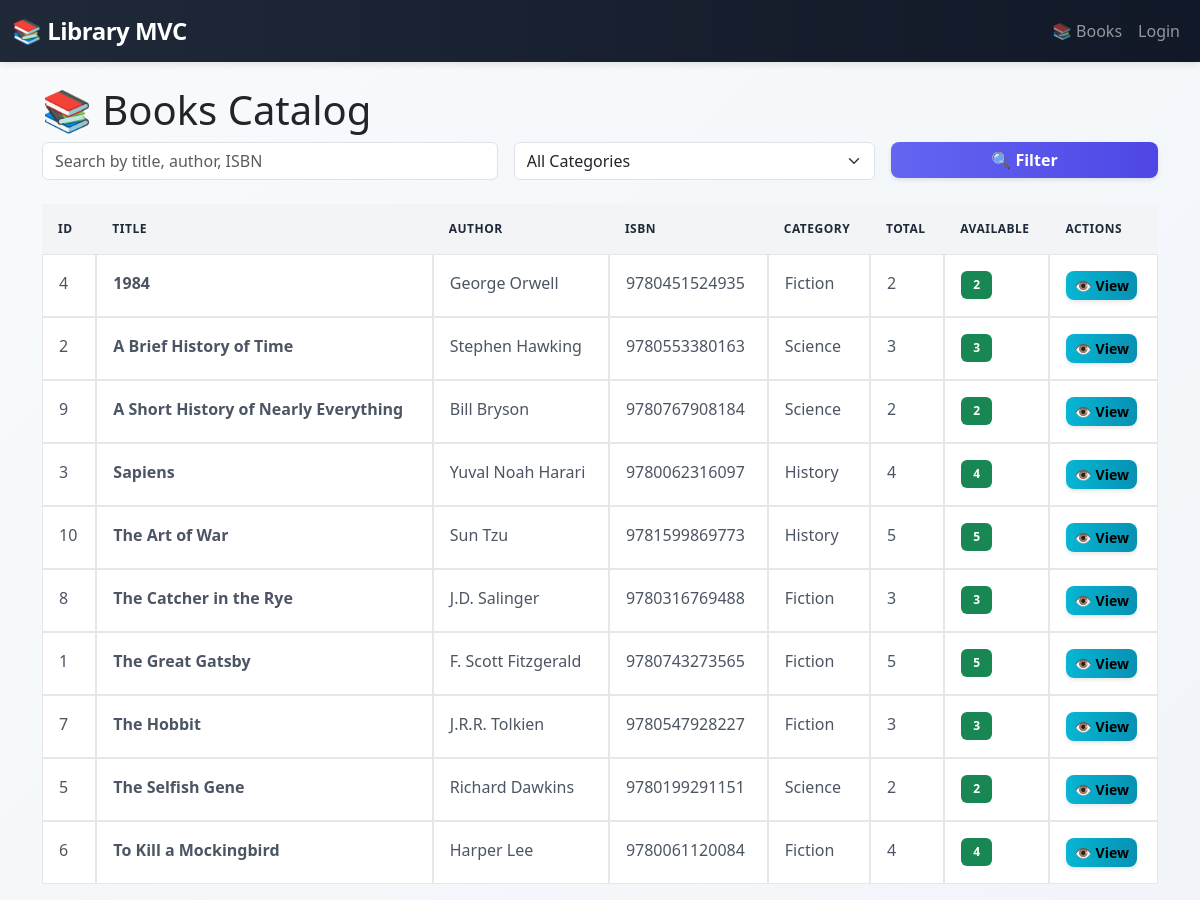
The page /public/index.php?url=book/index on the database its author committed.
### tables this page shows
CREATE TABLE books (
    id INT AUTO_INCREMENT PRIMARY KEY,
    title VARCHAR(255) NOT NULL,
    author VARCHAR(100) NOT NULL,
    isbn VARCHAR(20),
    category_id INT,
    total_copies INT NOT NULL DEFAULT 1,
    available_copies INT NOT NULL DEFAULT 1,
    created_at TIMESTAMP DEFAULT CURRENT_TIMESTAMP,
    FOREIGN KEY (category_id) REFERENCES categories(id) ON DELETE SET NULL
);

CREATE TABLE categories (
    id INT AUTO_INCREMENT PRIMARY KEY,
    name VARCHAR(100) NOT NULL,
    created_at TIMESTAMP DEFAULT CURRENT_TIMESTAMP
);

### app/controllers/BaseController.php (called while the page is built, shortened)
<?php
abstract class BaseController {
    protected function view($view, $data = []) {
        extract($data);
        require_once "app/views/layouts/header.php";
        require_once "app/views/$view.php";
        require_once "app/views/layouts/footer.php";
    }
}
?>

### app/controllers/BookController.php (called while the page is built, shortened)
<?php
require_once 'app/controllers/BaseController.php';
require_once 'app/models/Book.php';
class BookController extends BaseController {
    public function index() {
        $bookModel = new Book();
        $search = $_GET['search'] ?? '';
        $category_id = $_GET['category_id'] ?? '';
        $books = $bookModel->getAll($search, $category_id);
        $categoryModel = new Category();
        $categories = $categoryModel->getAll();
        $this->view('books/index', ['books' => $books, 'categories' => $categories, 'search' => $search, 'selected_category' => $category_id]);
    }
}
?>

### app/models/Book.php (called while the page is built, shortened)
<?php
require_once 'app/config/database.php';
class Book {
    private $conn;
    private $table = 'books';
    public function __construct() {
        $database = new Database();
        $this->conn = $database->getConnection();
    }
    public function getAll($search = '', $category_id = null) {
        $query = "SELECT b.*, c.name as category_name
                  FROM " . $this->table . " b
                  LEFT JOIN categories c ON b.category_id = c.id
                  WHERE 1=1";
        $params = [];
        $query .= " ORDER BY b.title";
        $stmt = $this->conn->prepare($query);
        $stmt->execute();
        return $stmt->fetchAll(PDO::FETCH_ASSOC);
    }
}
?>

### app/config/database.php (called while the page is built, shortened)
<?php
class Database {
    private $host = 'localhost';
    private $db_name = 'library_mvc';
    private $username = 'root';
    private $password = '';
    public function getConnection() {
        $this->conn = null;
        try {
            $this->conn = new PDO("mysql:host=" . $this->host . ";dbname=" . $this->db_name, $this->username, $this->password);
            $this->conn->setAttribute(PDO::ATTR_ERRMODE, PDO::ERRMODE_EXCEPTION);
        } catch(PDOException $exception) {
            echo "Connection error: " . $exception->getMessage();
        }
        return $this->conn;
    }
}
?>

### app/views/books/index.php (the view, shortened to what this page needs)
<h1>📚 Books Catalog</h1>
<form method="GET" action="/library_mvc/public/index.php" class="row g-3 mb-4">
    <div class="col-md-5">
        <input type="text" name="search" class="form-control" placeholder="Search by title, author, ISBN" value="<?= htmlspecialchars($search) ?>">
    </div>
    <div class="col-md-4">
        <select name="category_id" class="form-select">
            <option value="">All Categories</option>
        </select>
    </div>
    <div class="col-md-3">
        <button type="submit" class="btn btn-primary w-100">🔍 Filter</button>
    </div>
</form>
<table class="table">
    <thead>
        <tr>
            <th>ID</th>
            <th>Title</th>
            <th>Author</th>
            <th>ISBN</th>
            <th>Category</th>
            <th>Total</th>
            <th>Available</th>
            <th>Actions</th>
        </tr>
    </thead>
    <tbody>
        <?php foreach ($books as $book): ?>
        <tr>
            <td><?= $book['id'] ?></td>
            <td><strong><?= htmlspecialchars($book['title']) ?></strong></td>
            <td><?= htmlspecialchars($book['author']) ?></td>
            <td><?= htmlspecialchars($book['isbn']) ?></td>
            <td><?= htmlspecialchars($book['category_name'] ?? 'N/A') ?></td>
            <td><?= $book['total_copies'] ?></td>
            <td>
                <?php if ($book['available_copies'] > 0): ?>
                    <span class="badge bg-success"><?= $book['available_copies'] ?></span>
                <?php else: ?>
                    <span class="badge bg-danger">Out of Stock</span>
                <?php endif; ?>
            </td>
            <td>
                <a href="/library_mvc/public/index.php?url=book/show/<?= $book['id'] ?>" class="btn btn-sm btn-info">👁️ View</a>
            </td>
        </tr>
        <?php endforeach; ?>
    </tbody>
</table>

### public/index.php (shortened to what this page needs)
<?php
$url = isset($_GET['url']) ? rtrim($_GET['url'], '/') : 'home/index';
$url = explode('/', $url);
$method = isset($url[1]) ? $url[1] : 'index';
$params = array_slice($url, 2);
$controller = new $controllerName();
if (method_exists($controller, $method)) {
    call_user_func_array([$controller, $method], $params);
} else {
    call_user_func_array([$controller, 'index'], $params);
}
?>

### app/views/layouts/header.php (shortened to what this page needs)
<!DOCTYPE html>
<html lang="en">
<head>
    <link href="https://cdn.jsdelivr.net/npm/bootstrap@5.3.0/dist/css/bootstrap.min.css" rel="stylesheet">
    <link rel="stylesheet" href="/library_mvc/public/css/style.css">
</head>
<body>
    <nav class="navbar navbar-expand-lg navbar-dark bg-dark">
        <div class="container-fluid">
            <a class="navbar-brand" href="/library_mvc/public/index.php?url=home/index">📚 Library MVC</a>
            <div class="collapse navbar-collapse" id="navbarNav">
                <ul class="navbar-nav ms-auto">
                    <li class="nav-item"><a class="nav-link" href="/library_mvc/public/index.php?url=book/index">📚 Books</a></li>
                    <?php if (isset($_SESSION['user_id'])): ?>
                        <li class="nav-item"><a class="nav-link" href="/library_mvc/public/index.php?url=dashboard/index">Dashboard</a></li>
                        <?php if ($_SESSION['user_role'] === 'admin'): ?>
                            <li class="nav-item"><a class="nav-link" href="/library_mvc/public/index.php?url=user/index">Users</a></li>
                            <li class="nav-item"><a class="nav-link" href="/library_mvc/public/index.php?url=category/index">Categories</a></li>
                            <li class="nav-item"><a class="nav-link" href="/library_mvc/public/index.php?url=transaction/issue">Issue Book</a></li>
                            <li class="nav-item"><a class="nav-link" href="/library_mvc/public/index.php?url=transaction/return">Return Book</a></li>
                            <li class="nav-item"><a class="nav-link" href="/library_mvc/public/index.php?url=transaction/overdue">Overdue</a></li>
                            <li class="nav-item"><a class="nav-link" href="/library_mvc/public/index.php?url=report/export">Reports</a></li>
                        <?php endif; ?>
                        <li class="nav-item"><a class="nav-link" href="/library_mvc/public/index.php?url=auth/logout">Logout (<?= htmlspecialchars($_SESSION['user_name']) ?>)</a></li>
                    <?php else: ?>
                        <li class="nav-item"><a class="nav-link" href="/library_mvc/public/index.php?url=auth/login">Login</a></li>
                    <?php endif; ?>
                </ul>
            </div>
        </div>
    </nav>
    <div class="container mt-4">

### app/views/layouts/footer.php (shortened to what this page needs)
    </div>
</body>
</html>

### public/css/style.css (style rules this page uses)
:root { --primary: #6366f1; --primary-dark: #4f46e5; --secondary: #10b981; --warning: #f59e0b; --info: #06b6d4; --danger: #ef4444; --light-bg: #f8fafc; --border-radius: 12px; }
body { background: linear-gradient(135deg, #f8fafc 0%, #f1f5f9 100%); min-height: 100vh; font-family: 'Segoe UI', Tahoma, Geneva, Verdana, sans-serif; }
.navbar { box-shadow: 0 2px 8px rgba(0, 0, 0, 0.1); background: linear-gradient(90deg, #1f2937 0%, #111827 100%); }
.navbar-brand { font-weight: 700; font-size: 1.5rem; letter-spacing: -0.5px; }
.btn { border: none; border-radius: 8px; font-weight: 600; transition: all 0.3s ease; box-shadow: 0 2px 4px rgba(0, 0, 0, 0.1); }
.btn-primary { background: linear-gradient(90deg, var(--primary) 0%, var(--primary-dark) 100%); }
.btn-info { background: linear-gradient(90deg, var(--info) 0%, #0891b2 100%); }
.table { border-collapse: separate; border-spacing: 0; }
.table thead th { background: #f3f4f6; font-weight: 700; border: none; color: #1f2937; padding: 1rem; text-transform: uppercase; font-size: 0.75rem; letter-spacing: 0.5px; }
.table tbody td { padding: 1rem; border: 1px solid #e5e7eb; color: #4b5563; }
.table tbody tr { transition: background-color 0.2s ease; }
.badge { padding: 0.5rem 0.75rem; border-radius: 6px; font-weight: 600; font-size: 0.75rem; }

### rows shown on the page
books: id "4", title "1984", author "George Orwell", isbn "9780451524935", category.name "Fiction", total_copies "2", available_copies "2"
books: id "2", title "A Brief History of Time", author "Stephen Hawking", isbn "9780553380163", category.name "Science", total_copies "3", available_copies "3"
books: id "9", title "A Short History of Nearly Everything", author "Bill Bryson", isbn "9780767908184", category.name "Science", total_copies "2", available_copies "2"
books: id "3", title "Sapiens", author "Yuval Noah Harari", isbn "9780062316097", category.name "History", total_copies "4", available_copies "4"
books: id "10", title "The Art of War", author "Sun Tzu", isbn "9781599869773", category.name "History", total_copies "5", available_copies "5"
books: id "8", title "The Catcher in the Rye", author "J.D. Salinger", isbn "9780316769488", category.name "Fiction", total_copies "3", available_copies "3"
books: id "1", title "The Great Gatsby", author "F. Scott Fitzgerald", isbn "9780743273565", category.name "Fiction", total_copies "5", available_copies "5"
books: id "7", title "The Hobbit", author "J.R.R. Tolkien", isbn "9780547928227", category.name "Fiction", total_copies "3", available_copies "3"
books: id "5", title "The Selfish Gene", author "Richard Dawkins", isbn "9780199291151", category.name "Science", total_copies "2", available_copies "2"
books: id "6", title "To Kill a Mockingbird", author "Harper Lee", isbn "9780061120084", category.name "Fiction", total_copies "4", available_copies "4"
